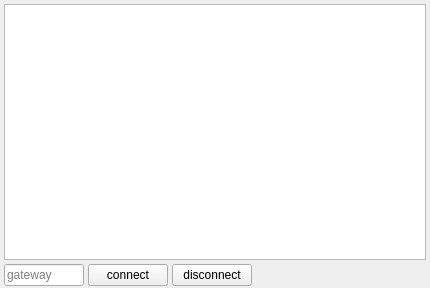
<?xml version="1.0" encoding="UTF-8"?>
<ui version="4.0">
 <class>GatewayForm</class>
 <widget class="QWidget" name="GatewayForm">
  <property name="geometry">
   <rect>
    <x>0</x>
    <y>0</y>
    <width>430</width>
    <height>288</height>
   </rect>
  </property>
  <property name="windowTitle">
   <string>Form</string>
  </property>
  <layout class="QVBoxLayout" name="verticalLayout">
   <property name="spacing">
    <number>4</number>
   </property>
   <property name="leftMargin">
    <number>4</number>
   </property>
   <property name="topMargin">
    <number>4</number>
   </property>
   <property name="rightMargin">
    <number>4</number>
   </property>
   <property name="bottomMargin">
    <number>2</number>
   </property>
   <item>
    <widget class="QTableWidget" name="tableWidget"/>
   </item>
   <item>
    <layout class="QHBoxLayout" name="horizontalLayout">
     <property name="spacing">
      <number>4</number>
     </property>
     <item>
      <widget class="QLineEdit" name="lineEdit">
       <property name="maximumSize">
        <size>
         <width>80</width>
         <height>16777215</height>
        </size>
       </property>
       <property name="readOnly">
        <bool>true</bool>
       </property>
       <property name="placeholderText">
        <string>gateway</string>
       </property>
      </widget>
     </item>
     <item>
      <widget class="QPushButton" name="pushButtonConnect">
       <property name="maximumSize">
        <size>
         <width>100</width>
         <height>16777215</height>
        </size>
       </property>
       <property name="text">
        <string>connect</string>
       </property>
      </widget>
     </item>
     <item>
      <widget class="QPushButton" name="pushButtonDisconnect">
       <property name="maximumSize">
        <size>
         <width>100</width>
         <height>16777215</height>
        </size>
       </property>
       <property name="text">
        <string>disconnect</string>
       </property>
      </widget>
     </item>
     <item>
      <spacer name="horizontalSpacer">
       <property name="orientation">
        <enum>Qt::Horizontal</enum>
       </property>
       <property name="sizeType">
        <enum>QSizePolicy::Expanding</enum>
       </property>
       <property name="sizeHint" stdset="0">
        <size>
         <width>0</width>
         <height>20</height>
        </size>
       </property>
      </spacer>
     </item>
    </layout>
   </item>
  </layout>
 </widget>
 <resources/>
 <connections/>
</ui>
